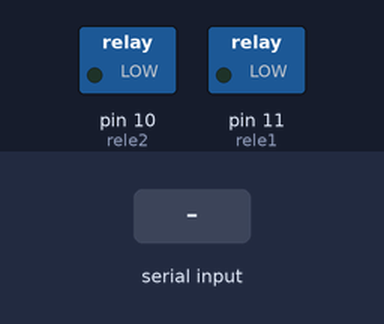
Bench run of a sketch on a simulated Arduino Uno, built with avr-gcc and run on an emulated ATmega328P. Parts: switched loads named in the sketch (green lamp = pin HIGH). Inputs (shaded band) come from the test bench.

Above: at 1.2 s.
1.3 s: "A" received over the second serial link
At 2.4 s:
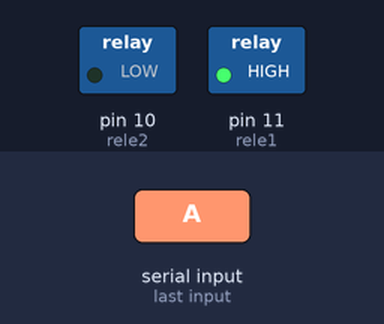
2.8 s: "B" received over the second serial link
At 3.6 s:
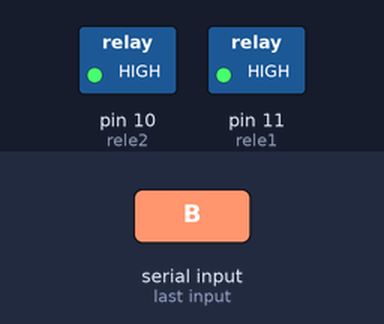
4.3 s: "a" received over the second serial link
At 4.7 s:
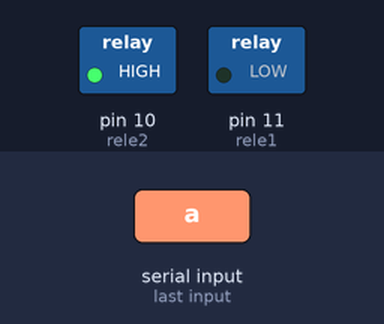
5.8 s: "b" received over the second serial link
At 7.1 s:
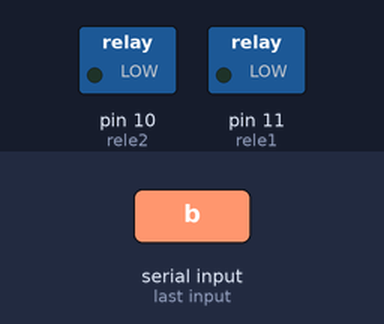
Timing chart, 0 to 8.3 s (numbered marks = the images above; inputs shaded):
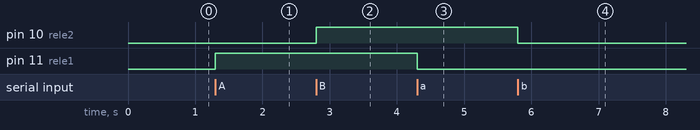

The sketch:

Codigo_2_Reles.ino
```cpp
#include <SoftwareSerial.h> //incluindo a biblioteca de comunicação

SoftwareSerial mySerial(0, 1); // 0-RX, 1-TX //Pinos de comunicação bluetooth

int rele1 = 11; // Define a porta Digital 9 como rele1.
int rele2 = 10; // Define a porta Digital 8 como rele2.

void setup() {
mySerial.begin(9600); // Define a comunicação serial em 9600.
pinMode(rele1, OUTPUT); // rele1 como um pino de saida.
pinMode(rele2, OUTPUT); // rele2 como um pino de saida.
}

void loop() {
char caracter = mySerial.read(); // Faz a leitura dos caracteres

if (caracter == 'A') { // É identificada como caractere 'A'.
digitalWrite(rele1, HIGH); // Liga rele1.
}
if (caracter == 'a') { // É identificada como caractere 'a'.
digitalWrite(rele1, LOW); // Desliga rele1.
}
if (caracter == 'B') { // É identificada como caractere 'B'.
digitalWrite(rele2, HIGH); // Liga rele2.
}
if (caracter == 'b') { // É identificada como caractere 'b'.
digitalWrite(rele2, LOW); // Desliga rele2.
}
}
```

Measured:
- after the input at 1.3 s, pin 11 (rele1): LOW → HIGH at once
- after the input at 2.8 s, pin 10 (rele2): LOW → HIGH at once
- after the input at 4.3 s, pin 11 (rele1): HIGH → LOW at once
- after the input at 5.8 s, pin 10 (rele2): HIGH → LOW at once
